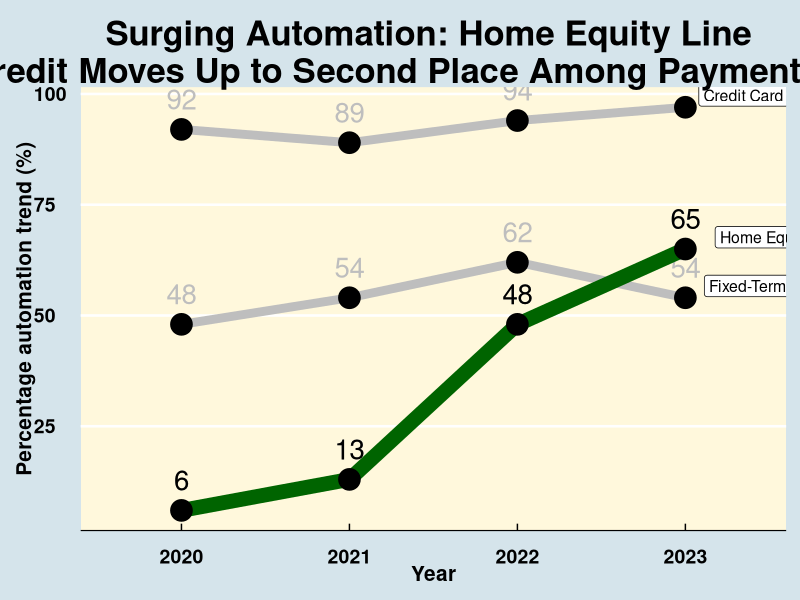

Here is the R script that generated this plot:
## ---- chunk 1
library(tidyverse)
library(ggplot2)
library(ggthemes)
## ---- chunk 2
df <- read_csv("data.csv",skip = 1)

df_clean <- df %>% select(2:dim(df)[2]) %>% rename("Type" = "...2")
## ---- chunk 3
df_long <- df_clean %>% pivot_longer(names_to = "Year",
                                     values_to = "Percentage",cols = 2:5) %>% filter(Type != "Total")
## ---- chunk 4
pl1 <-
  ggplot(data = df_long, aes(x = Year, y = round(Percentage,0), group = Type)) +
  geom_line(color = "gray",size = 3) + theme_economist() +  geom_text(
    aes(label = round(Percentage,0)),
    vjust = -1,
    size = 7,
    color = "gray"
  ) + labs(x = "Year",
           y = "Percentage automation trend (%)",
           title = "Surging Automation: Home Equity Line \n of Credit Moves Up to Second Place Among Payment Methods") + theme(
             legend.text = element_text(size = 6),
             axis.text = element_text(size = 14,
                                      face = "bold"),
             axis.title = element_text(size = 15,face = "bold"),
             plot.title = element_text(size = 25, hjust = 0.5),
             panel.background = element_rect(fill = 'cornsilk')
           ) + geom_line(
                                                            data = ~ filter(.x, Type == "Home Equity Line of Credit"),
                                                            color = "darkgreen",
                                                            size = 5,
                                                    
                                                          )  + geom_label(
                                                            data = filter(df_long, Year == 2023),
                                                            aes(label = Type),
                                                            vjust = -0.05,
                                                            hjust = -0.15,
                                                            size = 4,
                                                            color = "black"
                                                          ) + geom_point(color = "black", size = 7) + geom_text(data = ~filter(.x,Type == "Home Equity Line of Credit"),
                                                                                                                aes(label = round(Percentage,0)),
                                                                                                                color = "black",size = 7,vjust = -1,
    size = 7,)

# Hide legend for color
pl1 + guides(color = guide_legend(override.aes = list(label = c(""))))
## ---- chunk 5

